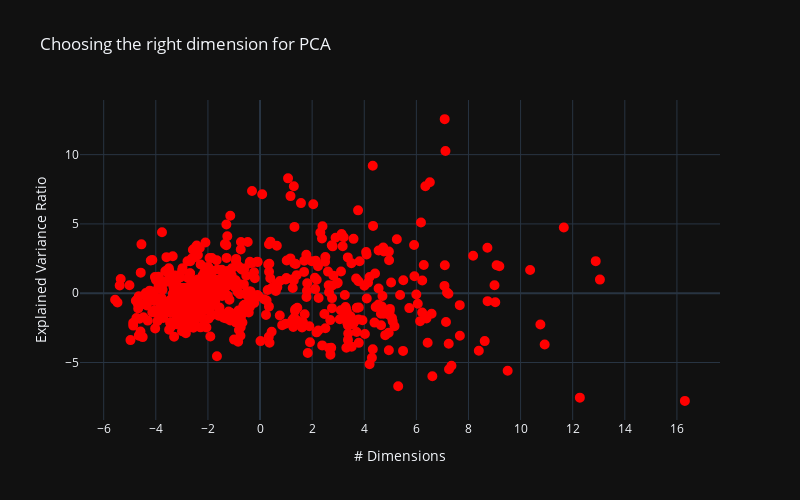

Notebook cell for this chart:
### Code cell
layout = go.Layout(template="plotly_dark", width=800, height=500,
                           title_text='Choosing the right dimension for PCA',
                           xaxis_title='# Dimensions',
                           yaxis_title='Explained Variance Ratio',
                   xaxis = dict(tickmode = 'linear',tick0 = 0,dtick = 2),
#                    yaxis = dict(tickmode = 'linear',tick0 = 0,dtick = 0.05)
                  )

fig = go.Figure(layout=layout)

fig.add_trace(go.Scatter(mode='markers',x=X2d[0],y=X2d[1],
                        marker=dict(size=5,line=dict(color='red',width=5)),name='',
                         text=X_c.index,
                            hovertemplate =
                                '<b>X</b>: %{x}'+
                                '<br><b>Y</b>: %{y:.3f}<br>'))

### Figure 1 — Plotly figure (JSON) as saved in the notebook; plotly's stock layout.template omitted (floating-point values rounded to 4 significant figures; data arrays with more than 128 entries replaced by an {"elided": "..."} marker saying what was removed)
{"data": [{"hovertemplate": "<b>X</b>: %{x}<br><b>Y</b>: %{y:.3f}<br>", "marker": {"line": {"color": "red", "width": 5}, "size": 5}, "mode": "markers", "name": "", "text": {"elided": "569 int values"}, "type": "scatter", "x": {"elided": "569 float values"}, "y": {"elided": "569 float values"}}], "layout": {"height": 500, "title": {"text": "Choosing the right dimension for PCA"}, "width": 800, "xaxis": {"dtick": 2, "tick0": 0, "tickmode": "linear", "title": {"text": "# Dimensions"}}, "yaxis": {"title": {"text": "Explained Variance Ratio"}}}}
